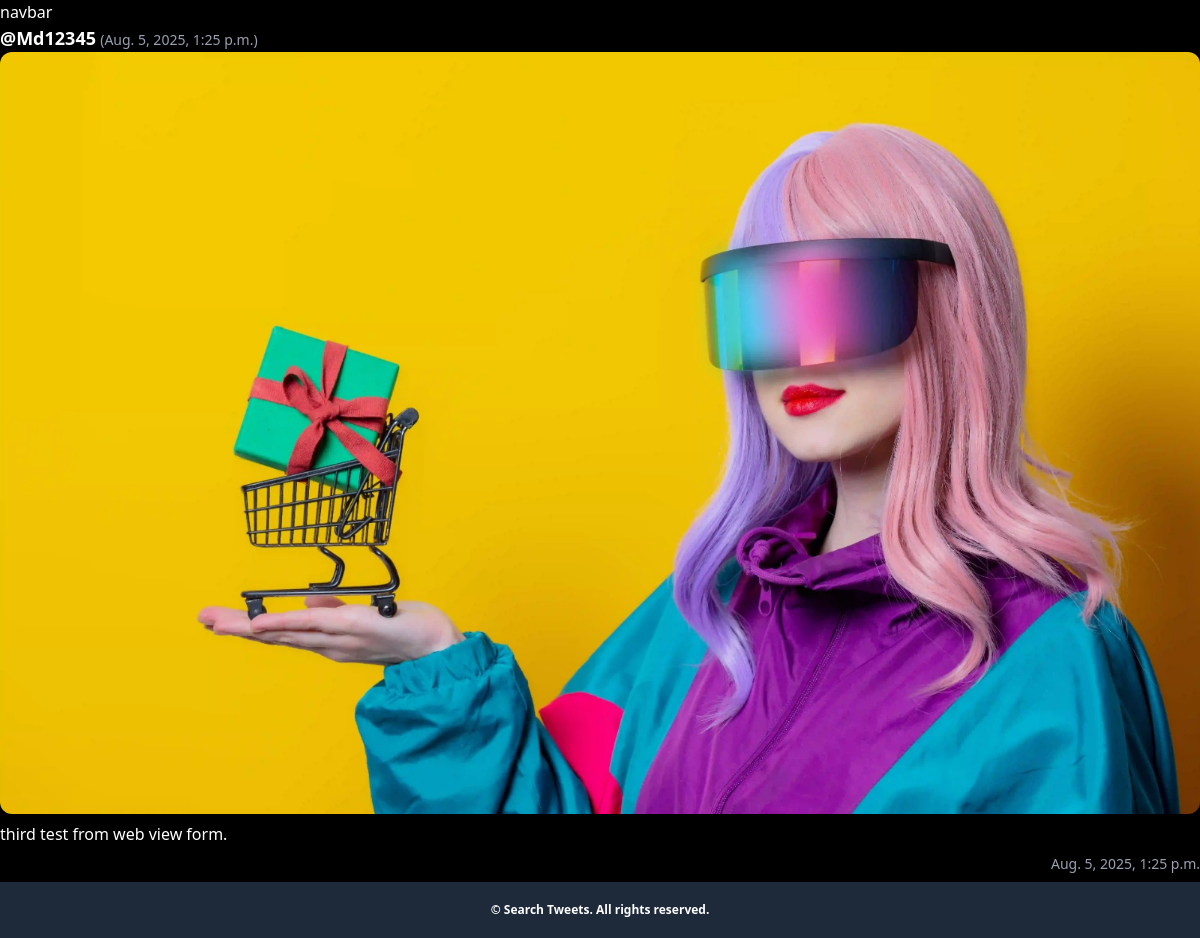
/twitter/7/, run on the app's committed database.
### twitter/models.py (models this page shows, shortened)
class Tweet(models.Model):
    user = models.ForeignKey(User, on_delete=models.CASCADE, related_name='tweets')
    text = models.TextField(max_length=240)
    image = models.ImageField(upload_to='media/twitter/tweets/images/', blank=True, null=True)
    created_at = models.DateTimeField(auto_now_add=True)
    updated_at = models.DateTimeField(auto_now=True)

### twitter/views.py (the view)
# urls.py: path('<int:tweet_id>/', views.tweet_detail, name='tweet_detail'),
def tweet_detail(request, tweet_id):
    tweet = get_object_or_404(Tweet, pk = tweet_id)
    return render(request, 'tweet_detail.html', {'tweet': tweet})

### twitter/templates/tweet_detail.html (shortened to what this page needs)
{% extends "layout.html" %}
{% block main_content %}
    <p>
        <span class="font-bold text-lg">{{ tweet.user.username }}</span>
        <span class="text-sm text-gray-400">({{ tweet.created_at }})</span>
    </p>
    <img
    src="{{ tweet.image.url }}"
    alt="{{ tweet.text }}"
    class="rounded-xl w-full">
    <p class="my-2">{{ tweet.text }}</p>
    <p class="text-sm text-gray-400 text-right my-2">{{ tweet.updated_at }}</p>
{% endblock %}

### static/css/style.css (style rules this page uses)
body { background-color: #000; color: #fff; }

### data on the page
Tweet: user.username "@Md12345", created_at "Aug. 5, 2025, 1:25 p.m.", image (picture), text "third test from web view form.", updated_at "Aug. 5, 2025, 1:25 p.m."
